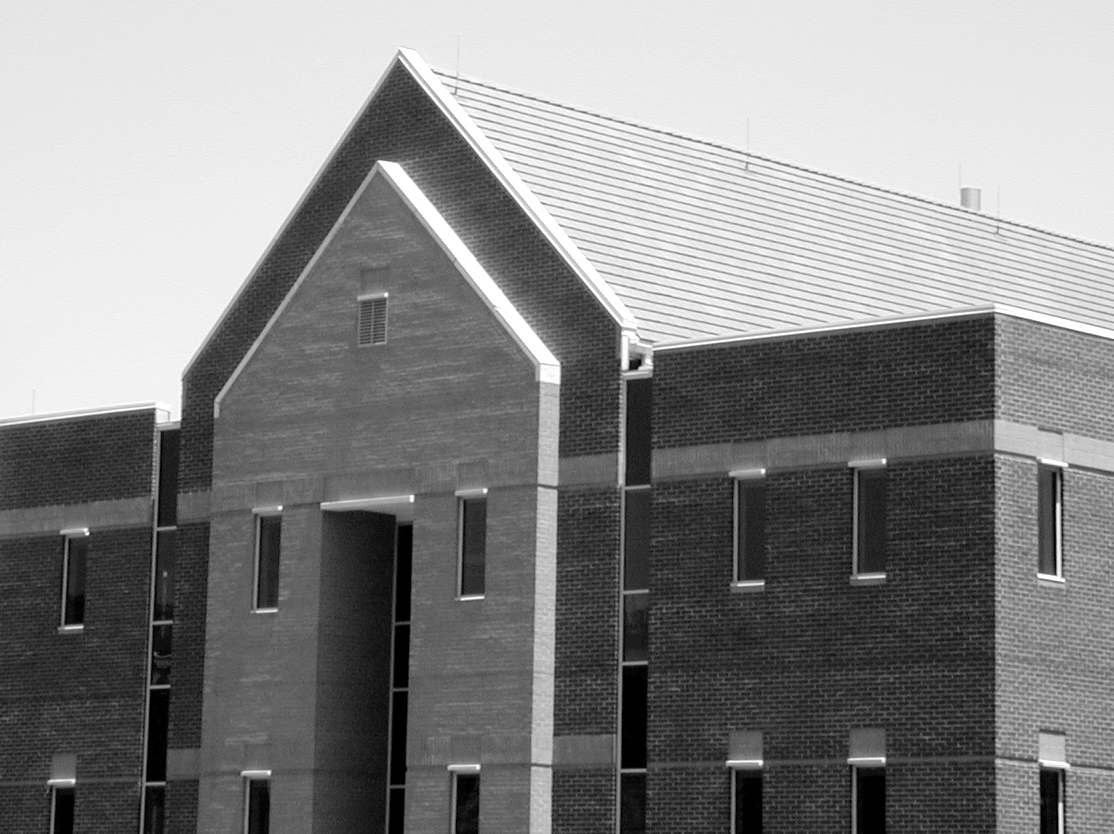
%> input picture Image Proccess/char_8_图像分割/pics/Fig1016(a)(building_original).tif, 1114 x 834 px
$ octave sobel_bian_yuan.m   (GNU Octave 9; MATLAB toolbox functions it lacks are replaced by stand-ins)
%> lines starting %> are read from the running program, lines starting %| are printed output that depends on the picture
im = imread('./pics/Fig1016(a)(building_original).tif');
%> im is the input picture: size 834x1114 uint8; min 0, max 255, mean 133.3
sobel_x = [-1,-2,-1;
            0,0,0;
            1,2,1];
sobel_y = [-1,0,1;
            -2,0,2;
            -1,0,1];
prewitt_x = [-1,-1,-1;
            0,0,0;
            1,1,1];
prewitt_y = [-1,0,1;
            -1,0,1;
            -1,0,1];
sobel_1 = imfilter(im,sobel_x);
sobel_2 = imfilter(im,sobel_y);
sobel = sobel_1 + sobel_2;
sobel = 255 - sobel;
sobel_1 = 255 - sobel_1;
sobel_2 = 255 - sobel_2;
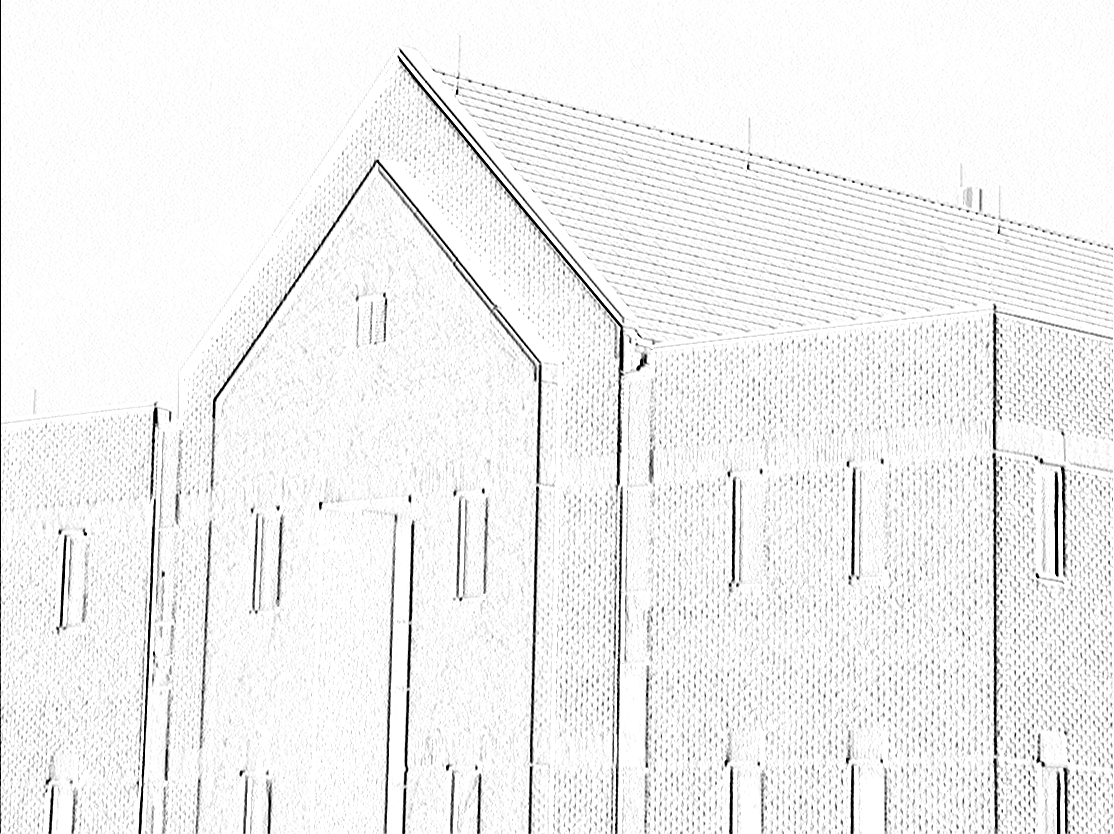
%> sobel_2: size 834x1114 uint8; min 0, max 255, mean 241.4

prewitt_1 = imfilter(im,prewitt_x);
prewitt_2 = imfilter(im,prewitt_y);
prewitt = prewitt_1 + prewitt_2;
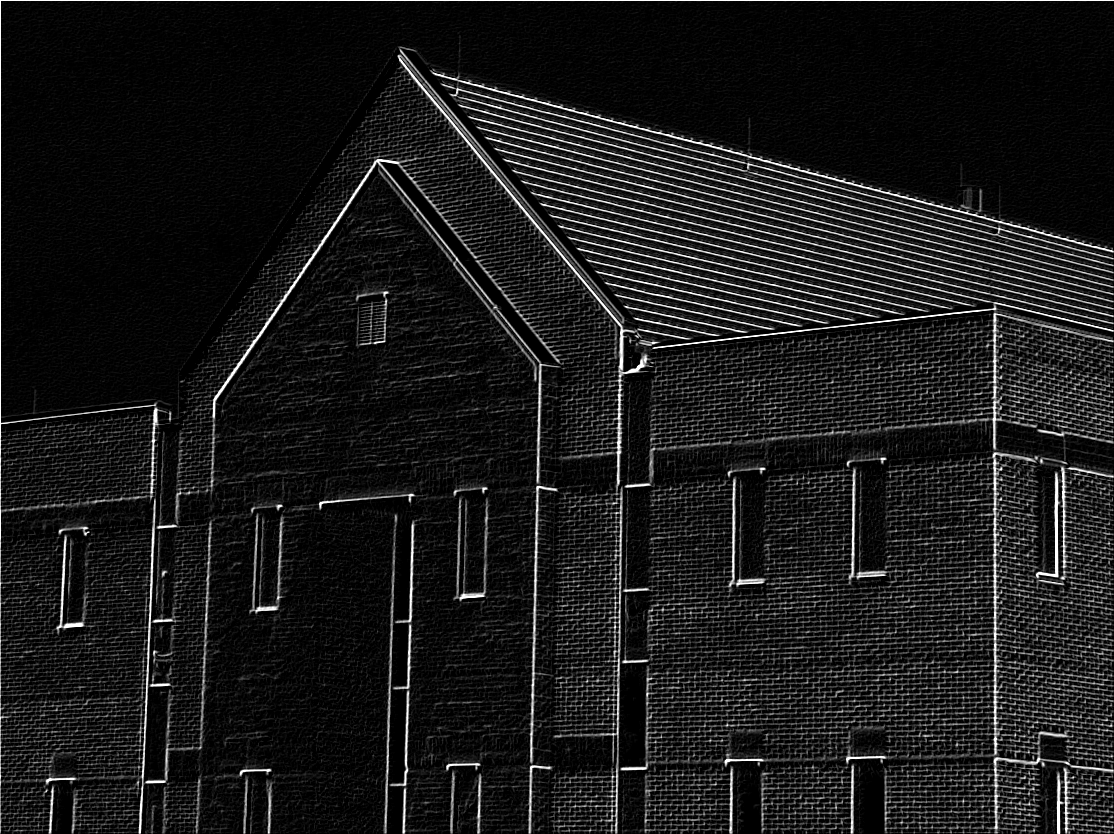
%> prewitt: size 834x1114 uint8; min 0, max 255, mean 26.2
prewitt = 255 - prewitt;
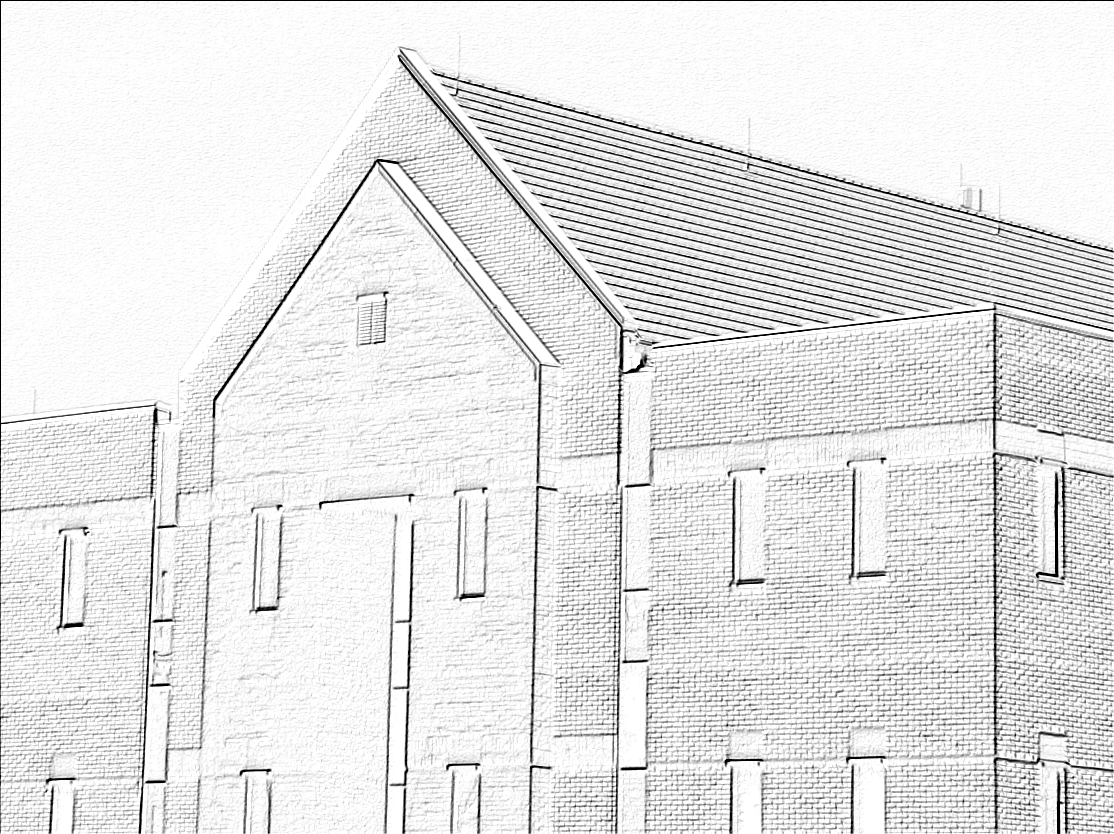
%> prewitt: size 834x1114 uint8; min 0, max 255, mean 228.8
prewitt_1 = 255 - prewitt_1;
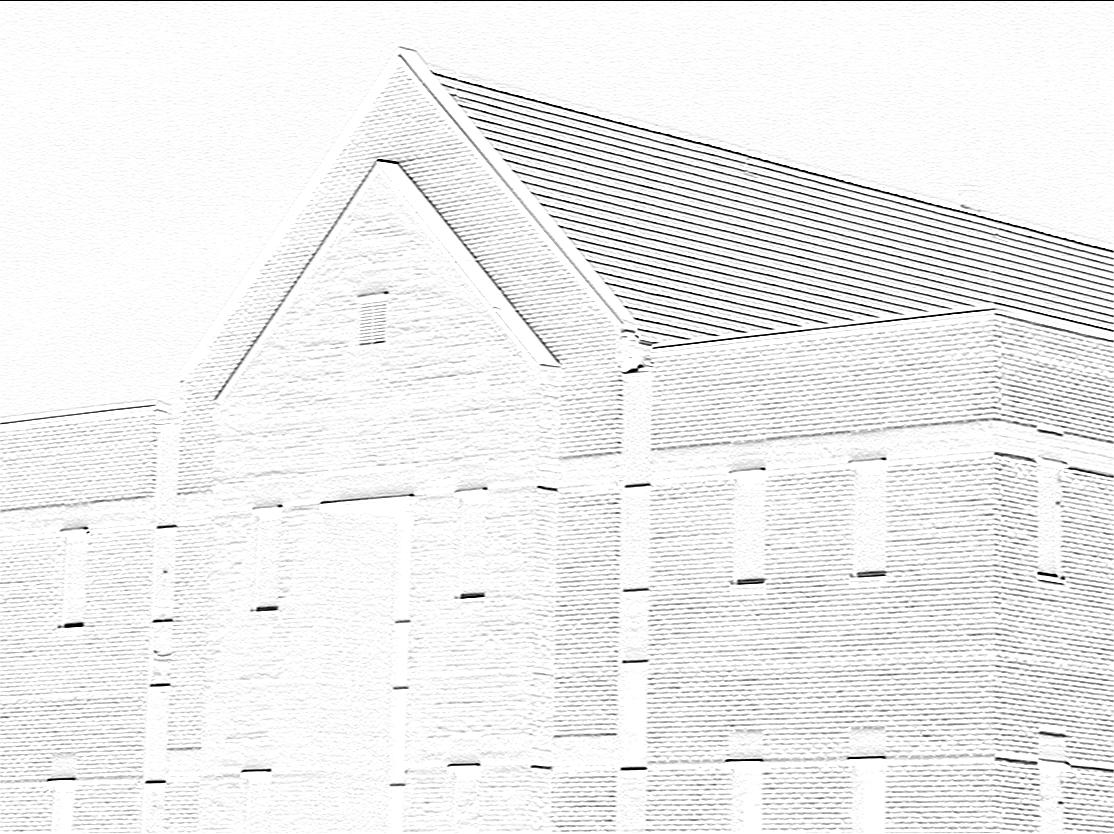
%> prewitt_1: size 834x1114 uint8; min 0, max 255, mean 238.8
prewitt_2 = 255 - prewitt_2;

subplot(3,3,1),imshow(im),title('ԭͼ');
subplot(3,3,2),imshow(sobel_1),title('sobel_x');
subplot(3,3,3),imshow(sobel_2),title('sobel_y');
subplot(3,3,4),imshow(sobel),title('sobel');
subplot(3,3,5),imshow(prewitt_1),title('prewitt_x');
subplot(3,3,6),imshow(prewitt_2),title('prewitt_y');
subplot(3,3,7),imshow(prewitt),title('prewitt');
